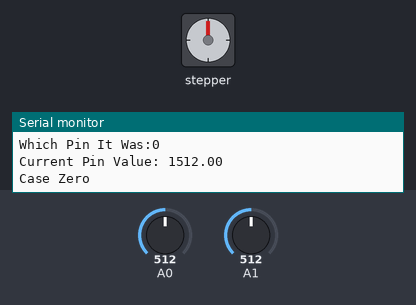
Bench run of a sketch on a simulated Arduino Uno, built with avr-gcc and run on an emulated ATmega328P. Parts: stepper motor, the last lines printed to the serial monitor. The inputs (shaded band) are chosen by the test bench; at power-on: A1 = 512, A0 = 512. Stepper angles assume 2048 steps per turn.

Above: at 1.2 s.
1.3 s: A1 set to 306
At 4.8 s:
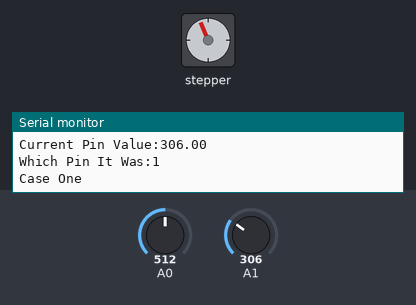
6.6 s: A0 set to 122
At 8.9 s:
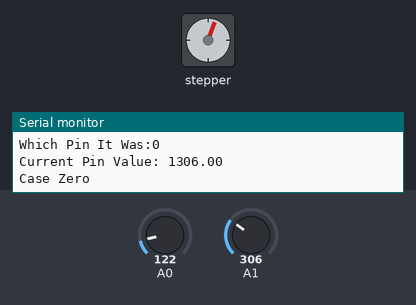
12.3 s: A1 set to 110
17.9 s: A0 set to 30
23.0 s: A0 set to 26
Timing chart, 0 to 29.7 s (numbered marks = the images above; inputs shaded):
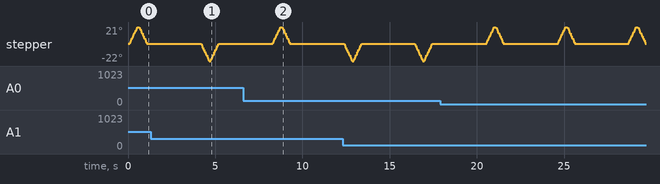

The sketch:

lightsensortest.ino
```cpp
#include <Stepper.h>

#define STEPS_PER_MOTOR_REVOLUTION 32
#define STEPS_PER_OUTPUT_REVOLUTION 32 * 64  //2048
#define STEPS_MAX 120
#define STEPS_MID 80
#define STEPS_MIN 40

Stepper stepperOne (STEPS_PER_MOTOR_REVOLUTION,0,1,2,3);
Stepper stepperTwo (STEPS_PER_MOTOR_REVOLUTION,4,5,6,7);
Stepper stepperThree (STEPS_PER_MOTOR_REVOLUTION,8,9,10,11);

int Steps2Take;
int StepsBack;

int portStart = 0; //refers to analog pin 0 A0
int portEnd = 1; //change to the last analog pin attached A5

float minimumSoFar = 1000; //change this to the maximum reading the attached sensor can give
float currentPinVal;
int whichPinItWas;

float readingZero;
float readingOne;
float readingTwo;
float readingThree;
float readingFour;
float readingFive;

void setup() {
  pinMode(A0, INPUT);
  pinMode(A1, INPUT);
  Serial.begin(9600);
}

void loop() {
  readingZero = analogRead(0);
  readingOne = analogRead(1);

  Serial.print("Reading Zero:");
  Serial.println(readingZero);
  Serial.print("Reading One:");
  Serial.println(readingOne);

  //if (readingZero<200 || readingOne<200) {
    for(int i = portStart; i<=portEnd; i++){
      currentPinVal = analogRead(i);
      Serial.print("Current Pin Value: ");
      Serial.print(i);
      Serial.println(currentPinVal);

      if (currentPinVal<minimumSoFar){
        minimumSoFar = currentPinVal;
        whichPinItWas = i;
        Serial.print("Current Pin Value:");
        Serial.println(currentPinVal);
        Serial.print("Which Pin It Was:");
        Serial.println(whichPinItWas);
        }
      }
  //}

  switch (whichPinItWas){

    case 0:
      Serial.println("Case Zero");
      Steps2Take  =  STEPS_MAX ;  // Rotate CW 30deg
      StepsBack = -STEPS_MAX;
      stepperThree.setSpeed(500);
      stepperThree.step(Steps2Take);
      delay(100);
      stepperThree.step(StepsBack);
      delay(1000);
      break;

    case 1:
      Serial.println("Case One");
      Steps2Take  =  -STEPS_MAX;  // Rotate CCW 30deg
      StepsBack = STEPS_MAX;
      stepperThree.setSpeed(500);  // 700 a good max speed??
      stepperThree.step(Steps2Take);
      delay(100);
      stepperThree.step(StepsBack);
      delay(1000);
      break;

    default:
      //do nothing
      break;
    }
  delay(2000);
}
```
